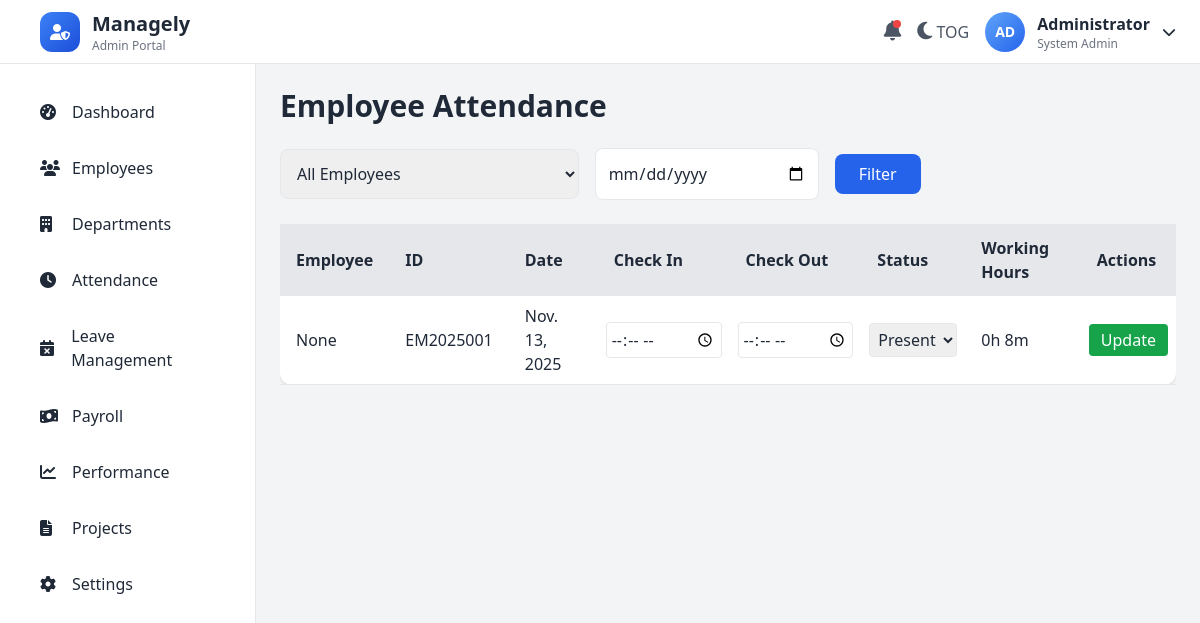
/adminportal/attendance/ (signed in), run on an earlier commit of the app's database.
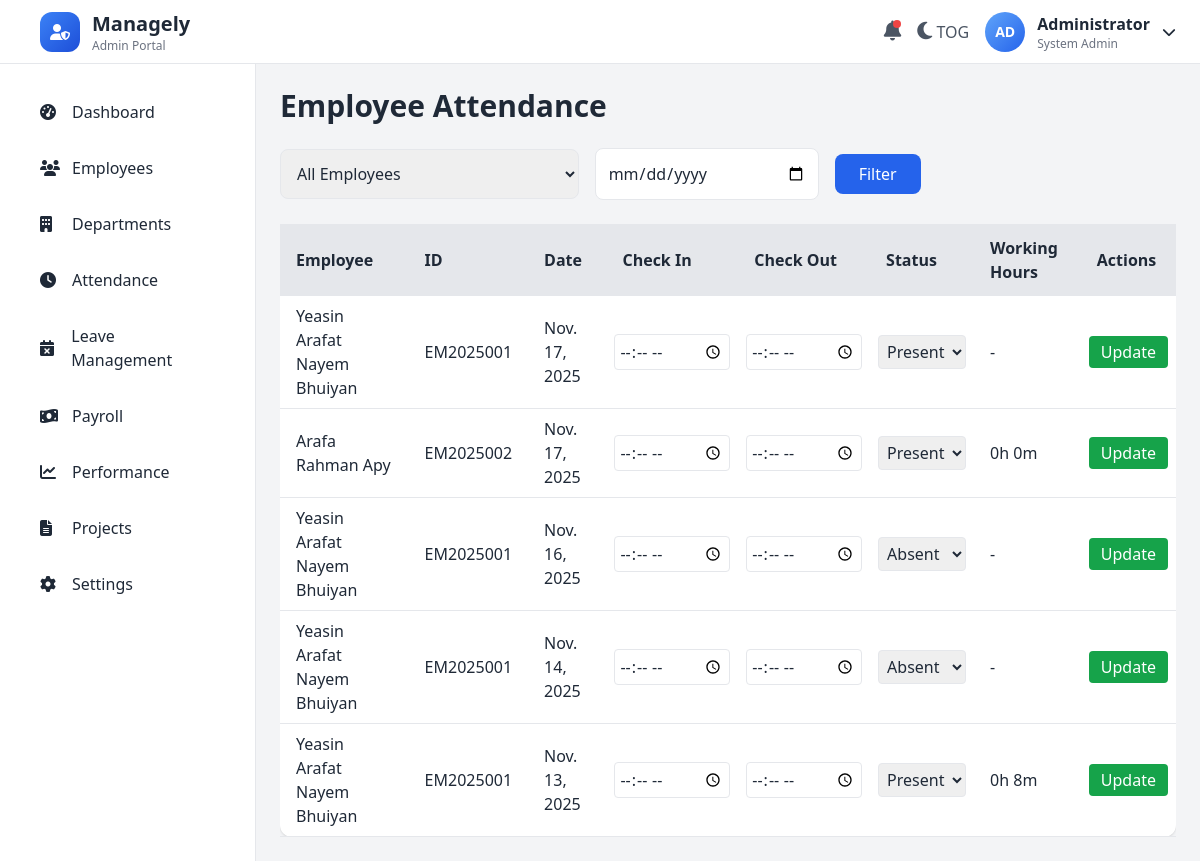
And on a later commit of the database.
### employees/models.py (models this page shows, shortened)
class Attendance(models.Model):
    STATUS_CHOICES = [
        ('Present', 'Present'),
        ('Absent', 'Absent'),
        ('Late', 'Late'),
    ]
    employee = models.ForeignKey(EmployeeProfile, on_delete=models.CASCADE)
    date = models.DateField(default=timezone.localdate)
    check_in = models.TimeField(null=True, blank=True)
    check_out = models.TimeField(null=True, blank=True)
    status = models.CharField(max_length=10, choices=STATUS_CHOICES, default='Absent')
    def working_hours(self):
        if self.check_in and self.check_out:
            check_in_dt = datetime.combine(self.date, self.check_in)
            check_out_dt = datetime.combine(self.date, self.check_out)
            diff = check_out_dt - check_in_dt
            hours = int(diff.total_seconds() // 3600)
            minutes = int((diff.total_seconds() % 3600) // 60)
            return f"{hours}h {minutes}m"
        return "-"

### accounts/models.py (models this page shows, shortened)
class EmployeeProfile(models.Model):
    employee_id = models.CharField(max_length=20, unique=True, blank=True)
    full_name = models.CharField(max_length=100, blank=True, null=True)
    phone = models.CharField(max_length=15)
    department = models.CharField(max_length=50, blank=True, null=True)
    avatar = models.ImageField(upload_to='avatars/', blank=True, null=True)
    password = models.CharField(max_length=128)  # store raw for now
    first_login = models.BooleanField(default=True)
    temp_password = models.CharField(max_length=20, blank=True)  # one-time password
    email = models.EmailField(blank=True, null=True)
    is_active = models.BooleanField(default=True)

### adminpanel/views.py (the view, shortened to what this page needs)
# urls.py: path('attendance/', views.admin_attendance_view,
@login_required(login_url='/admin/')
def admin_attendance_view(request):
    employee_id = request.GET.get("employee_id", "")
    date_filter = request.GET.get("date", "")
    attendances = Attendance.objects.select_related('employee').order_by('-date')
    if employee_id:
        attendances = attendances.filter(employee__employee_id__icontains=employee_id)
    if date_filter:
        attendances = attendances.filter(date=date_filter)
    employees = EmployeeProfile.objects.all()  # for dropdown filter
    context = {
        "attendances": attendances,
        "employees": employees,
        "employee_id": employee_id,
        "date_filter": date_filter,
    }
    return render(request, "admin_attendance.html", context)

### adminpanel/templates/admin_attendance.html (shortened to what this page needs)
{% load static %}
<!DOCTYPE html>
<html lang="en" class="light">
<head>
    <link rel="stylesheet" href="{% static 'css/theme.css' %}">
    <script src="https://cdn.tailwindcss.com"></script>
</head>
<body class="bg-gray-100 dark:bg-blue-900 text-gray-800 dark:text-gray-100 transition-colors duration-300">
{% include 'adminsidetopbar.html' %}
<div class="ml-64 mt-16 p-6">
    <h2 class="text-3xl font-bold mb-6">Employee Attendance</h2>
    <form method="GET" class="flex flex-col md:flex-row md:items-center md:space-x-4 mb-6">
        <select name="employee_id" class="w-full md:w-1/3 p-3 rounded-lg border dark:bg-blue-700 dark:border-blue-600">
            <option value="">All Employees</option>
        </select>
        <input type="date" name="date" value="{{ date_filter }}"
            class="w-full md:w-1/4 p-3 rounded-lg border dark:bg-blue-700 dark:border-blue-600">
        <button type="submit" class="bg-blue-600 text-white px-6 py-2 rounded-lg font-medium hover:bg-blue-700 transition mt-2 md:mt-0">
            Filter
        </button>
    </form>
<div class="overflow-x-auto">
    <table class="min-w-full bg-white dark:bg-blue-800 rounded-xl shadow">
        <thead class="bg-gray-200 dark:bg-blue-700 text-gray-800 dark:text-gray-100">
            <tr>
                <th class="py-3 px-4 text-left">Employee</th>
                <th class="py-3 px-4 text-left">ID</th>
                <th class="py-3 px-4 text-left">Date</th>
                <th class="py-3 px-4 text-left">Check In</th>
                <th class="py-3 px-4 text-left">Check Out</th>
                <th class="py-3 px-4 text-left">Status</th>
                <th class="py-3 px-4 text-left">Working Hours</th>
                <th class="py-3 px-4 text-left">Actions</th>
            </tr>
        </thead>
        <tbody>
            {% for att in attendances %}
            <tr class="border-b border-gray-200 dark:border-blue-700">
                <td class="py-2 px-4">{{ att.employee.full_name }}</td>
                <td class="py-2 px-4">{{ att.employee.employee_id }}</td>
                <td class="py-2 px-4">{{ att.date }}</td>
                <form method="POST" class="flex flex-row items-center space-x-2">
                    <td class="py-2 px-2">
                        <input type="time" name="check_in" value="{{ att.check_in|default_if_none:'' }}"
                        class="w-full p-1 rounded border dark:bg-blue-700 dark:border-blue-600">
                    </td>
                    <td class="py-2 px-2">
                        <input type="time" name="check_out" value="{{ att.check_out|default_if_none:'' }}"
                          class="w-full p-1 rounded border dark:bg-blue-700 dark:border-blue-600">
                    </td>
                    <td class="py-2 px-2">
                        <select name="status" class="p-1 rounded border dark:bg-blue-700 dark:border-blue-600">
    <option value="Present" {% if att.status == "Present" %}selected{% endif %}>Present</option>
    <option value="Absent" {% if att.status == "Absent" %}selected{% endif %}>Absent</option>
</select>
                    </td>
                    <td class="py-2 px-4">{{ att.working_hours }}</td>
                    <td class="py-2 px-2">
                        <button type="submit" class="bg-green-600 hover:bg-green-700 text-white px-3 py-1 rounded">Update</button>
                    </td>
                </form>
            </tr>
            {% empty %}
            <tr>
                <td colspan="8" class="py-4 text-center text-gray-600 dark:text-gray-300">No records found.</td>
            </tr>
            {% endfor %}
        </tbody>
    </table>
</div>
</div>
</body>
</html>

What changed in the data, as far as the page shows it:
added Attendance: employee.full_name "Yeasin Arafat Nayem Bhuiyan", employee.employee_id "EM2025001", date "Nov. 17, 2025", status "Present", working_hours "-"
added Attendance: employee.full_name "Arafa Rahman Apy", employee.employee_id "EM2025002", date "Nov. 17, 2025", status "Present", working_hours "0h 0m"
added Attendance: employee.full_name "Yeasin Arafat Nayem Bhuiyan", employee.employee_id "EM2025001", date "Nov. 16, 2025", status "Absent", working_hours "-"
added Attendance: employee.full_name "Yeasin Arafat Nayem Bhuiyan", employee.employee_id "EM2025001", date "Nov. 14, 2025", status "Absent", working_hours "-"
changed through a linked row, Attendance "Nov. 13, 2025": employee.full_name "None" → "Yeasin Arafat Nayem Bhuiyan"
